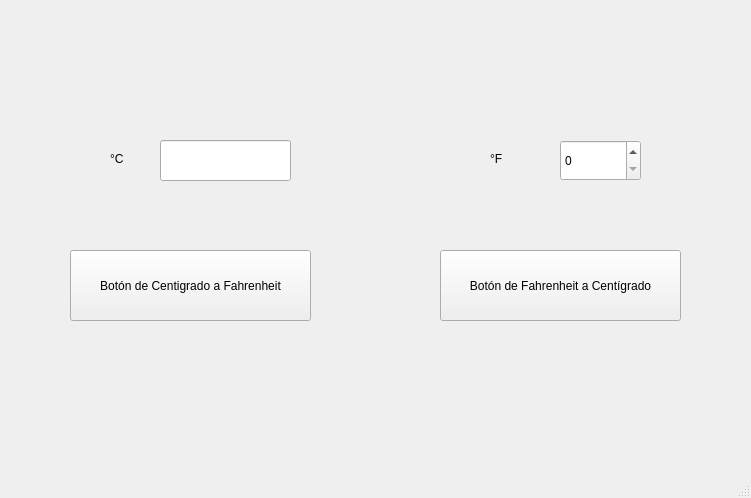
<?xml version="1.0" encoding="UTF-8"?>
<ui version="4.0">
 <class>MainWindow</class>
 <widget class="QMainWindow" name="MainWindow">
  <property name="geometry">
   <rect>
    <x>0</x>
    <y>0</y>
    <width>751</width>
    <height>498</height>
   </rect>
  </property>
  <property name="windowTitle">
   <string>Conversor de Temperatura</string>
  </property>
  <widget class="QWidget" name="centralwidget">
   <widget class="QPushButton" name="FtoC_Button">
    <property name="geometry">
     <rect>
      <x>440</x>
      <y>250</y>
      <width>241</width>
      <height>71</height>
     </rect>
    </property>
    <property name="text">
     <string>Botón de Fahrenheit a Centígrado</string>
    </property>
   </widget>
   <widget class="QPushButton" name="CtoF_Button">
    <property name="geometry">
     <rect>
      <x>70</x>
      <y>250</y>
      <width>241</width>
      <height>71</height>
     </rect>
    </property>
    <property name="text">
     <string>Botón de Centigrado a Fahrenheit</string>
    </property>
   </widget>
   <widget class="QLabel" name="CLabel">
    <property name="geometry">
     <rect>
      <x>110</x>
      <y>150</y>
      <width>54</width>
      <height>17</height>
     </rect>
    </property>
    <property name="text">
     <string>°C</string>
    </property>
   </widget>
   <widget class="QLabel" name="FLabel">
    <property name="geometry">
     <rect>
      <x>490</x>
      <y>150</y>
      <width>54</width>
      <height>17</height>
     </rect>
    </property>
    <property name="text">
     <string>°F</string>
    </property>
   </widget>
   <widget class="QLineEdit" name="CBox">
    <property name="geometry">
     <rect>
      <x>160</x>
      <y>140</y>
      <width>131</width>
      <height>41</height>
     </rect>
    </property>
   </widget>
   <widget class="QSpinBox" name="FBox">
    <property name="geometry">
     <rect>
      <x>560</x>
      <y>140</y>
      <width>81</width>
      <height>41</height>
     </rect>
    </property>
    <property name="toolTip">
     <string extracomment="Grados Fahrenheit"/>
    </property>
   </widget>
  </widget>
  <widget class="QMenuBar" name="menubar">
   <property name="geometry">
    <rect>
     <x>0</x>
     <y>0</y>
     <width>751</width>
     <height>23</height>
    </rect>
   </property>
  </widget>
  <widget class="QStatusBar" name="statusbar"/>
 </widget>
 <resources/>
 <connections/>
</ui>
